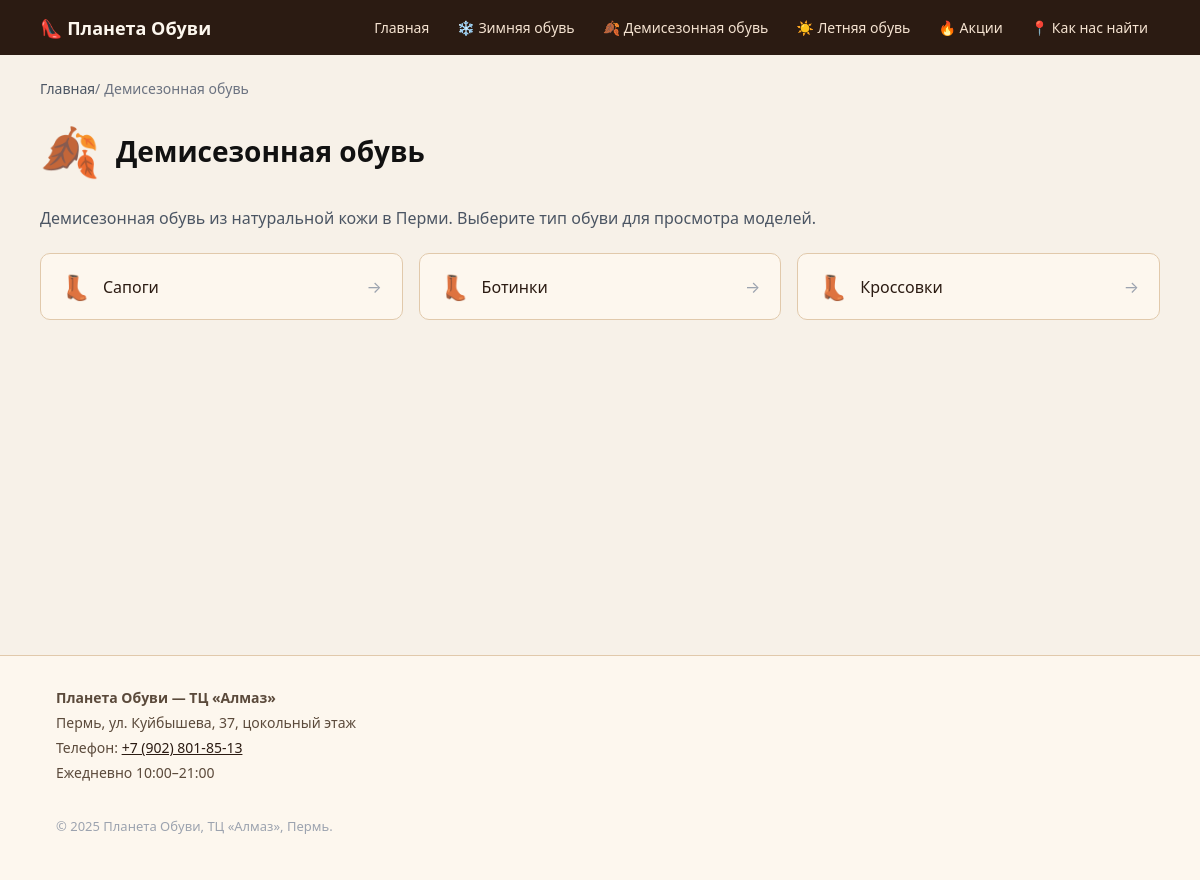
/category/demisezon, run on the app's committed database.
### app/models.py (models this page shows)
class Category(Base):
    __tablename__ = "categories"
    id = Column(Integer, primary_key=True, index=True)
    name = Column(String(255), nullable=False)
    slug = Column(String(255), unique=True, nullable=False, index=True)
    icon = Column(String(32), nullable=True)  # emoji или иконка
    sort_order = Column(Integer, default=0, nullable=False)
    subcategories = relationship("Subcategory", back_populates="category", order_by="Subcategory.sort_order")

class Subcategory(Base):
    __tablename__ = "subcategories"
    id = Column(Integer, primary_key=True, index=True)
    name = Column(String(255), nullable=False)
    slug = Column(String(255), nullable=False, index=True)
    sort_order = Column(Integer, default=0, nullable=False)
    category_id = Column(Integer, ForeignKey("categories.id"), nullable=False)
    category = relationship("Category", back_populates="subcategories")
    products = relationship("Product", back_populates="subcategory", order_by="Product.created_at.desc()")

### app/main.py (the view)
@app.get("/category/{slug}", response_class=HTMLResponse)
def read_category(slug: str, request: Request, db: Session = Depends(get_db)) -> HTMLResponse:
    category = (
        db.query(Category)
        .options(joinedload(Category.subcategories))
        .filter(Category.slug == slug)
        .first()
    )
    if category is None:
        categories = db.query(Category).options(joinedload(Category.subcategories)).order_by(Category.sort_order).all()
        return templates.TemplateResponse(
            "index.html",
            {
                "request": request,
                "categories": categories,
                "featured_products": [],
                "new_products": [],
                "page_title": "Категория не найдена — ТЦ «Алмаз»",
            },
            status_code=404,
        )
    all_categories = db.query(Category).options(joinedload(Category.subcategories)).order_by(Category.sort_order).all()
    breadcrumbs = [
        {"name": "Главная", "url": "/"},
        {"name": category.name, "url": f"/category/{category.slug}"},
    ]
    return templates.TemplateResponse(
        "category.html",
        {
            "request": request,
            "categories": all_categories,
            "category": category,
            "breadcrumbs": breadcrumbs,
            "page_title": f"{category.name} из кожи — купить в Перми | ТЦ «Алмаз»",
            "meta_description": f"{category.name} из натуральной кожи в Перми. Большой выбор моделей в ТЦ «Алмаз». Примерка на месте.",
        },
    )

### app/templates/category.html (shortened to what this page needs)
{% extends "base.html" %}
{% block content %}
<nav class="breadcrumbs" aria-label="Хлебные крошки">
  <ol itemscope itemtype="https://schema.org/BreadcrumbList">
    {% for bc in breadcrumbs %}
    <li itemprop="itemListElement" itemscope itemtype="https://schema.org/ListItem">
      {% if loop.last %}
        <span itemprop="name">{{ bc.name }}</span>
      {% else %}
        <a href="{{ bc.url }}" itemprop="item"><span itemprop="name">{{ bc.name }}</span></a> /
      {% endif %}
    </li>
    {% endfor %}
  </ol>
</nav>
<section class="category-page">
  <header class="category-header">
    <span class="category-header-icon">{{ category.icon }}</span>
    <h1>{{ category.name }}</h1>
  </header>
  <p class="category-intro">
    {{ category.name }} из натуральной кожи в Перми. Выберите тип обуви для просмотра моделей.
  </p>
  <div class="subcategory-grid" itemscope itemtype="https://schema.org/ItemList">
    {% for subcat in category.subcategories %}
    <a
      href="/{{ category.slug }}/{{ subcat.slug }}"
      class="subcategory-card"
      itemprop="itemListElement"
      itemscope
      itemtype="https://schema.org/ListItem"
    >
      <span class="subcategory-icon">👢</span>
      <span class="subcategory-name" itemprop="name">{{ subcat.name }}</span>
      <span class="subcategory-arrow">→</span>
    </a>
    {% endfor %}
  </div>
</section>
{% endblock %}

### app/templates/base.html (shortened to what this page needs)
<!DOCTYPE html>
<html lang="ru">
  <head>
    <link rel="stylesheet" href="{{ url_for('static', path='/style.css') }}" />
  </head>
  <body>
    <header class="header">
      <div class="container header-inner">
        <div class="logo">
          <a href="/">👠 Планета Обуви</a>
        </div>
        <nav class="nav">
          <a href="/" class="nav-link">Главная</a>
          {% if categories is defined %}
            {% for cat in categories %}
            <div class="nav-dropdown">
              <a href="/category/{{ cat.slug }}" class="nav-link nav-link-dropdown">
                {{ cat.icon }} {{ cat.name }}
              </a>
            </div>
            {% endfor %}
          {% endif %}
          <a href="/promotions" class="nav-link">🔥 Акции</a>
          <a href="/map" class="nav-link">📍 Как нас найти</a>
        </nav>
      </div>
    </header>
    <main class="main container">
      {% block content %}{% endblock %}
    </main>
    <footer class="footer" itemscope itemtype="https://schema.org/LocalBusiness">
      <div class="container footer-inner">
        <div class="footer-info">
          <p itemprop="name"><strong>Планета Обуви — ТЦ «Алмаз»</strong></p>
          <p itemprop="address" itemscope itemtype="https://schema.org/PostalAddress">
            <span itemprop="addressLocality">Пермь</span>,
            <span itemprop="streetAddress">ул. Куйбышева, 37, цокольный этаж</span>
          </p>
          <p>Телефон: <a href="tel:+79028018513" itemprop="telephone">+7 (902) 801-85-13</a></p>
          <p itemprop="openingHours" content="Mo-Su 10:00-21:00">Ежедневно 10:00–21:00</p>
        </div>
        <p class="footer-copy">&copy; 2025 Планета Обуви, ТЦ «Алмаз», Пермь.</p>
      </div>
    </footer>
  </body>
</html>

### static/style.css (style rules this page uses)
* { box-sizing: border-box; }
body { margin: 0; font-family: system-ui, -apple-system, BlinkMacSystemFont, "Segoe UI", sans-serif; color: #111111; background-color: #f7f1e8; }
a { color: #2b1b12; }
.container { max-width: 1120px; margin: 0 auto; padding: 0 16px; }
.header { background-color: #2b1b12; color: #fdf7ee; position: sticky; top: 0; z-index: 100; }
.header-inner { display: flex; align-items: center; justify-content: space-between; padding: 12px 0; gap: 16px; }
.logo a { color: #fdf7ee; text-decoration: none; font-weight: 600; font-size: 18px; }
.nav { display: flex; gap: 4px; flex-wrap: wrap; align-items: center; }
.nav-link { color: #f5e3d1; text-decoration: none; font-size: 14px; padding: 6px 12px; border-radius: 6px; transition: background-color 0.15s ease, color 0.15s ease; }
.nav-dropdown { position: relative; }
.nav-link-dropdown { display: inline-flex; align-items: center; gap: 4px; }
.main { padding: 24px 0 48px; min-height: calc(100vh - 200px); }
.category-page, .subcategory-page { margin-bottom: 32px; }
.category-header, .subcategory-header { margin-bottom: 24px; }
.category-header { display: flex; align-items: center; gap: 16px; }
.category-header-icon { font-size: 48px; }
.category-header h1, .subcategory-header h1 { font-size: 28px; margin: 0; }
.category-intro { color: #4b5563; margin-bottom: 24px; }
.subcategory-grid { display: grid; grid-template-columns: repeat(auto-fit, minmax(220px, 1fr)); gap: 16px; }
.subcategory-card { display: flex; align-items: center; gap: 12px; padding: 16px 20px; background-color: #fdf7ee; border-radius: 10px; border: 1px solid #e1c9ab; text-decoration: none; color: #2b1b12; transition: all 0.2s ease; }
.subcategory-icon { font-size: 24px; }
.subcategory-name { flex: 1; font-weight: 500; }
.subcategory-arrow { color: #9ca3af; transition: transform 0.2s ease; }
.breadcrumbs { font-size: 14px; margin-bottom: 20px; color: #6b7280; }
.breadcrumbs ol { list-style: none; display: flex; flex-wrap: wrap; gap: 4px; padding: 0; margin: 0; }
.breadcrumbs li { display: flex; align-items: center; }
.breadcrumbs a { color: #4b5563; text-decoration: none; }
.footer { border-top: 1px solid #e1c9ab; padding: 32px 0; font-size: 14px; color: #5b4a3b; background-color: #fdf7ee; }
.footer-inner { display: flex; flex-direction: column; gap: 16px; }
.footer-info p { margin: 0 0 6px; }
.footer-info a { color: #2b1b12; font-weight: 500; }
.footer-copy { color: #9ca3af; font-size: 13px; }

### data on the page
Category: icon "❄️", name "Зимняя обувь"
Category: icon "🍂", name "Демисезонная обувь"
Category: icon "☀️", name "Летняя обувь"
Subcategory: name "Демисезонная обувь", name "Сапоги"
Subcategory: name "Ботинки"
Subcategory: name "Кроссовки"

### other printed values
{{ bc.name }} "Главная"
